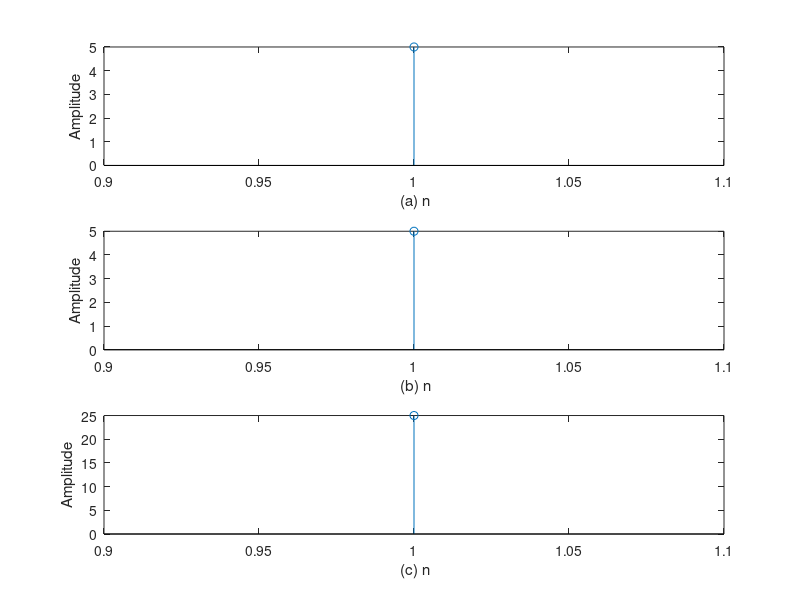

Source code (MATLAB):
%linear convolution
clc;
clear all;
close all;
x=input ( 'enter the 1st sequence ' ) ;
h =input ('enter the 2nd sequence ' ) ;
y=conv(x,h);
figure; subplot (3,1 ,1);
stem(x) ;ylabel ('Amplitude');
xlabel(' (a) n');
subplot (3, 1, 2) ;
stem(h) ; ylabel ( 'Amplitude');
xlabel(' (b) n');
subplot (3, 1, 3) ;
stem(y) ;ylabel ('Amplitude');
xlabel(" (c) n")
disp( 'The resultant signal is' );y